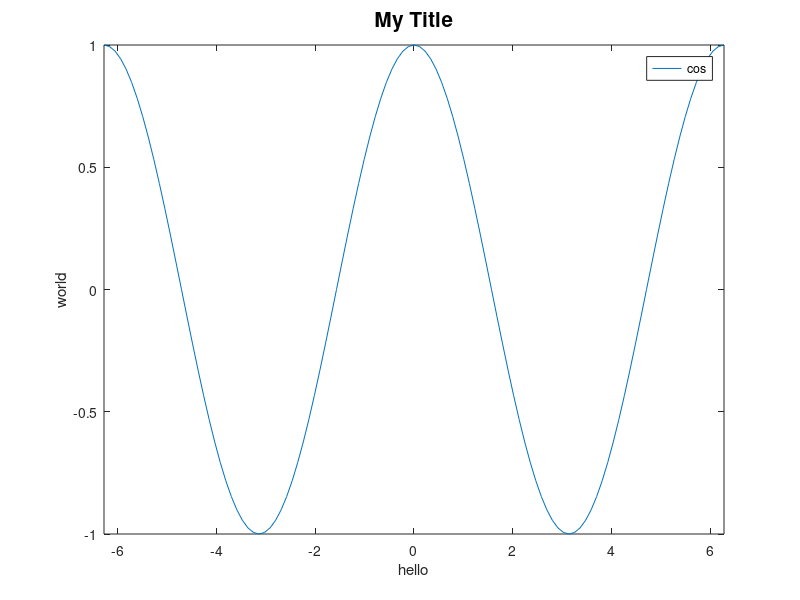
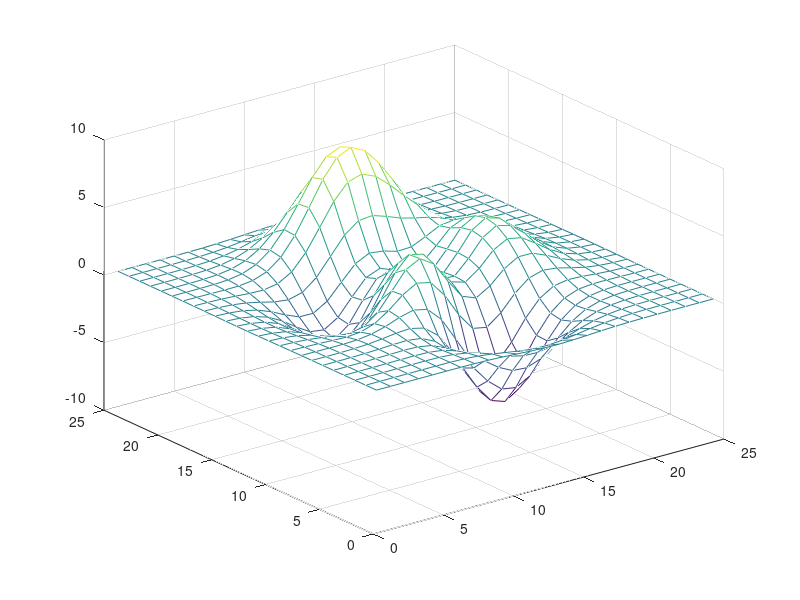
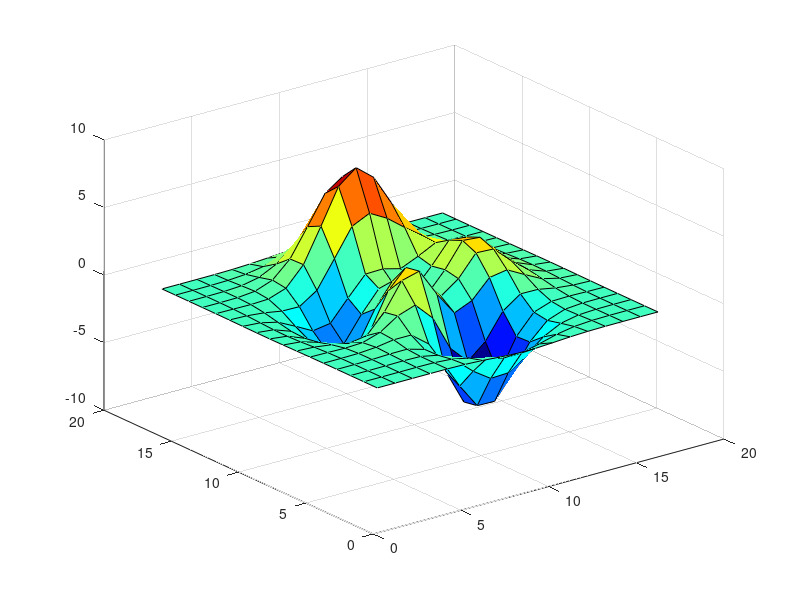
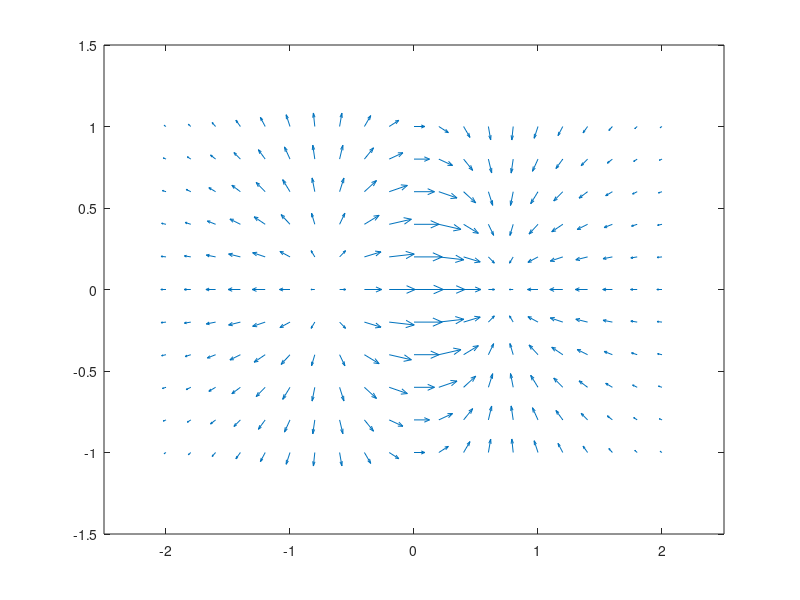

These charts were generated, in order, by the following MATLAB code:
fplot(@cos, [-2*pi, 2*pi]);
xlabel("hello"); ylabel("world"); 
title("My Title", "FontSize", 15);

%%some R^3 meshplt
z = peaks(25);
figure
mesh(z)

%more R^3 surface plt
h = peaks(17);
figure
surf(h)
colormap(jet) 

%some more R^3 contoiur 
a = peaks(46);
figure
contour(a,16)
colormap default 


%vector field 
x = -2:.2:2; 
y = -1:.2:1;

[xx,yy] = meshgrid(x,y);
zz = xx.*exp(-xx.^2-yy.^2);
[px,py] = gradient(zz,.2,.2);

quiver(x,y,px,py)
xlim([-2.5 2.5]) 